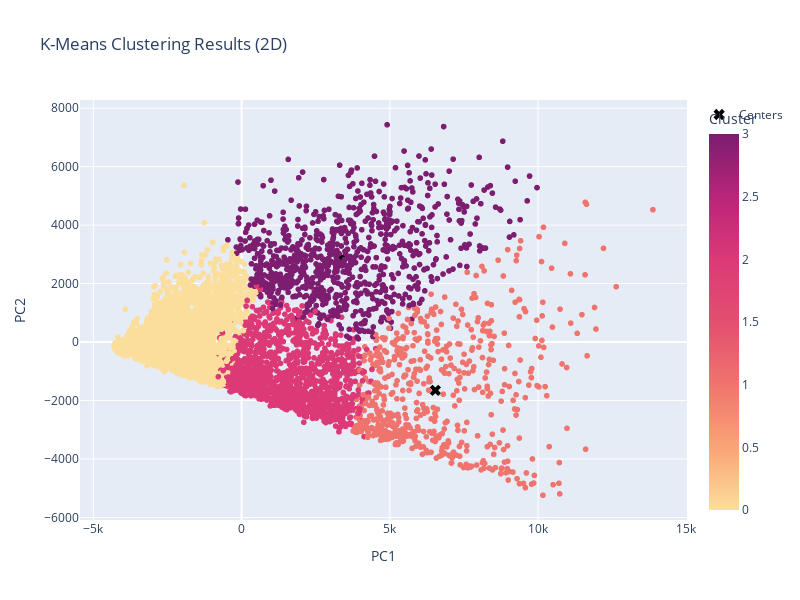

This figure's notebook cell:
### Code cell
fig = px.scatter(
    pca_df,
    x="PC1",
    y="PC2",
    color="Cluster",
    title="K-Means Clustering Results (2D)",
    color_continuous_scale=px.colors.sequential.Sunsetdark,
)

fig.add_trace(
    go.Scatter(
        x=centroids_pca[:, 0],
        y=centroids_pca[:, 1],
        mode="markers",
        marker=dict(size=10, color="Black", symbol="x"),
        name="Centers",
    )
)

fig.update_layout(width=800, height=600)
fig.show()

### Figure 1 — Plotly figure (JSON) as saved in the notebook; plotly's stock layout.template omitted (floating-point values rounded to 4 significant figures; data arrays with more than 128 entries replaced by an {"elided": "..."} marker saying what was removed)
{"data": [{"hovertemplate": "PC1=%{x}<br>PC2=%{y}<br>Cluster=%{marker.color}<extra></extra>", "legendgroup": "", "marker": {"color": {"elided": "7434 int values"}, "coloraxis": "coloraxis", "symbol": "circle"}, "mode": "markers", "name": "", "showlegend": false, "type": "scattergl", "x": {"elided": "7434 float values"}, "xaxis": "x", "y": {"elided": "7434 float values"}, "yaxis": "y"}, {"marker": {"color": "Black", "size": 10, "symbol": "x"}, "mode": "markers", "name": "Centers", "type": "scatter", "x": [-2149.0, 6536.0, 1502.0, 3390.0], "y": [95.76, -1652.0, -1254.0, 2877.0]}], "layout": {"coloraxis": {"colorbar": {"title": {"text": "Cluster"}}, "colorscale": [[0, "rgb(252, 222, 156)"], [0.1667, "rgb(250, 164, 118)"], [0.3333, "rgb(240, 116, 110)"], [0.5, "rgb(227, 79, 111)"], [0.6667, "rgb(220, 57, 119)"], [0.8333, "rgb(185, 37, 122)"], [1, "rgb(124, 29, 111)"]]}, "height": 600, "legend": {"tracegroupgap": 0}, "title": {"text": "K-Means Clustering Results (2D)"}, "width": 800, "xaxis": {"anchor": "y", "domain": [0, 1], "title": {"text": "PC1"}}, "yaxis": {"anchor": "x", "domain": [0, 1], "title": {"text": "PC2"}}}}
